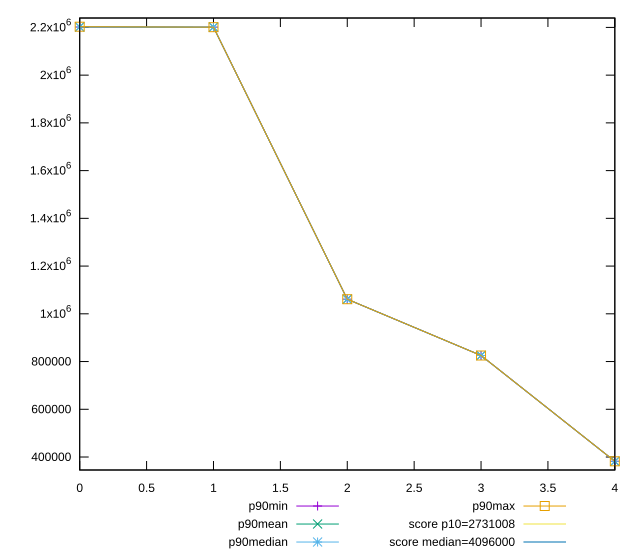

gnuplot code for this plot:
reset

$p90Min <<EOF
0 2201569
1 2200992
2 1061155
3 825307
4 382000
EOF

$p90Mean <<EOF
0 2202049.1170212766
1 2200993.4680851065
2 1061156.2765957448
3 825308.4042553192
4 382001.3191489362
EOF

$p90Median <<EOF
0 2201944
1 2200993
2 1061156
3 825308
4 382001
EOF

$p90Max <<EOF
0 2202946
1 2200995
2 1061157
3 825309
4 382002
EOF

set key outside below
set xrange [0:4]
set yrange [345581.08:2239364.92]
set trange [345581.08:2239364.92]
set terminal svg size 640, 560 enhanced background rgb 'white'
set output "report_00018_2021-02-10T15-25-16.877Z/total-byte-weight/progression/value.svg"

plot $p90Min title "p90min" with linespoints, \
     $p90Mean title "p90mean" with linespoints, \
     $p90Median title "p90median" with linespoints, \
     $p90Max title "p90max" with linespoints, \
     2731008 title "score p10=2731008", \
     4096000 title "score median=4096000"

reset
